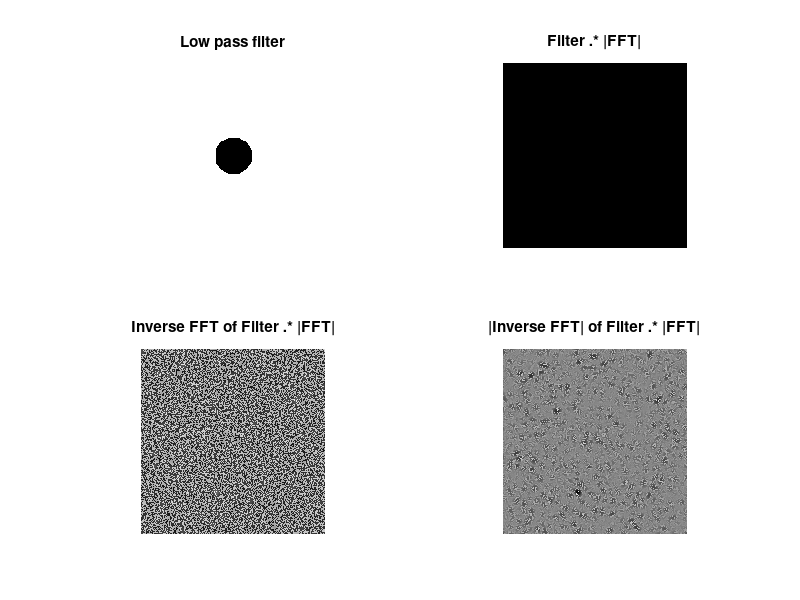

MATLAB code to generate this figure:
% BME 271 Fall 2017
% Tremor Reduction for Microsurgical Applications
% tremor: Master script that will allow the user to input line
% INPUTS:
%   NONE
% OUTPUTS:
%   NONE

R = round(rand(200));
Z = zeros(size(R,1));
origin = [round((size(Z,2)-1)/2+1) round((size(Z,1)-1)/2+1)]; % "center" of the matrix
rad = size(R,1)./10;
[x,y] = meshgrid((1:size(Z,2))-origin(1),(1:size(Z,1))-origin(2)); % grid
Z(sqrt(x.^2 + y.^2) >= rad) = 1; % set points inside the radius equal to one

F     = fft2(R);
M     = abs(F);
ML    = log(M);
Fsh   = fftshift(F);
FshM  = abs(Fsh);
FshML = log(FshM);

filt    = Z.*Fsh;
filtM   = abs(filt);
filtsh  = fftshift(filt);
filtshM = abs(filtsh);

ift     = ifft2(filtsh);
magift  = abs(ift);
filtlog = log(filt);

figure(2)
subplot(2,2,1)
imshow(Z,[]), title('Low pass filter')
subplot(2,2,2)
imshow(log(filtM),[]), title('Filter .* |FFT|')
subplot(2,2,3)
imshow(ift,[]), title('Inverse FFT of Filter .* |FFT|')
subplot(2,2,4)
imshow(magift,[]), title('|Inverse FFT| of Filter .* |FFT|')